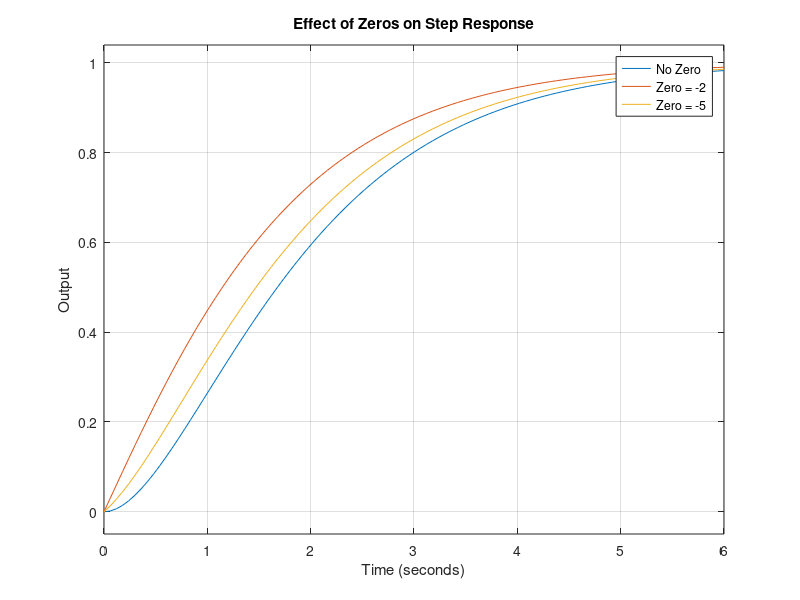

Here is the MATLAB script that generated this plot:
% Effect of Zeros on Step Response 
clc; clear; close all;

% Base denominator (same poles for all systems)
den = [1 2 1];

% System without zero
G_no_zero = tf(1, den);

% System with zero at -2 (normalized)
G_zero_2 = tf([1 2], den) * (1/2);

% System with zero at -5 (normalized)
G_zero_5 = tf([1 5], den) * (1/5);

% Display transfer functions
disp('System without zero:'); disp(G_no_zero);
disp('System with zero at -2:'); disp(G_zero_2);
disp('System with zero at -5:'); disp(G_zero_5);

% Step responses
figure;
step(G_no_zero, G_zero_2, G_zero_5)
grid on;
legend('No Zero', 'Zero = -2', 'Zero = -5');
title('Effect of Zeros on Step Response');
xlabel('Time (seconds)');
ylabel('Output');